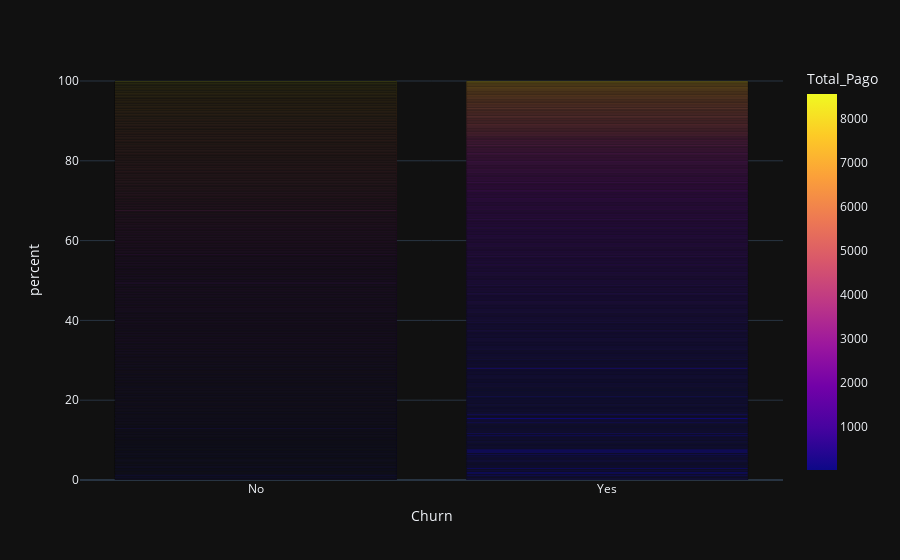

Notebook source saved alongside this figure:
### Markdown cell above
Parece que quanto maior o tempo como cliente, menos propenso o churn é.

### Code cell
df_grouped = df.groupby(['Churn', 'Total_Pago']).size().reset_index(name='count')
total_por_idoso = df_grouped.groupby('Churn')['count'].transform('sum')
df_grouped['percent'] = (df_grouped['count'] / total_por_idoso) * 100

fig = px.bar(df_grouped, x='Churn', y='percent', color='Total_Pago', barmode='stack')
fig.show()

### Figure 1 — Plotly figure (JSON) as saved in the notebook; plotly's stock layout.template omitted (floating-point values rounded to 4 significant figures; data arrays with more than 128 entries replaced by an {"elided": "..."} marker saying what was removed)
{"data": [{"hovertemplate": "Churn=%{x}<br>percent=%{y}<br>Total_Pago=%{marker.color}<extra></extra>", "legendgroup": "", "marker": {"color": {"elided": "2440 float values"}, "coloraxis": "coloraxis", "pattern": {"shape": ""}}, "name": "", "orientation": "v", "showlegend": false, "textposition": "auto", "x": {"elided": "2440 str values"}, "xaxis": "x", "y": {"elided": "2440 float values"}, "yaxis": "y", "type": "bar"}], "layout": {"xaxis": {"anchor": "y", "domain": [0.0, 1.0], "title": {"text": "Churn"}}, "yaxis": {"anchor": "x", "domain": [0.0, 1.0], "title": {"text": "percent"}}, "coloraxis": {"colorbar": {"title": {"text": "Total_Pago"}}, "colorscale": [[0.0, "#0d0887"], [0.1111, "#46039f"], [0.2222, "#7201a8"], [0.3333, "#9c179e"], [0.4444, "#bd3786"], [0.5556, "#d8576b"], [0.6667, "#ed7953"], [0.7778, "#fb9f3a"], [0.8889, "#fdca26"], [1.0, "#f0f921"]]}, "legend": {"tracegroupgap": 0}, "margin": {"t": 60}, "barmode": "stack"}}
